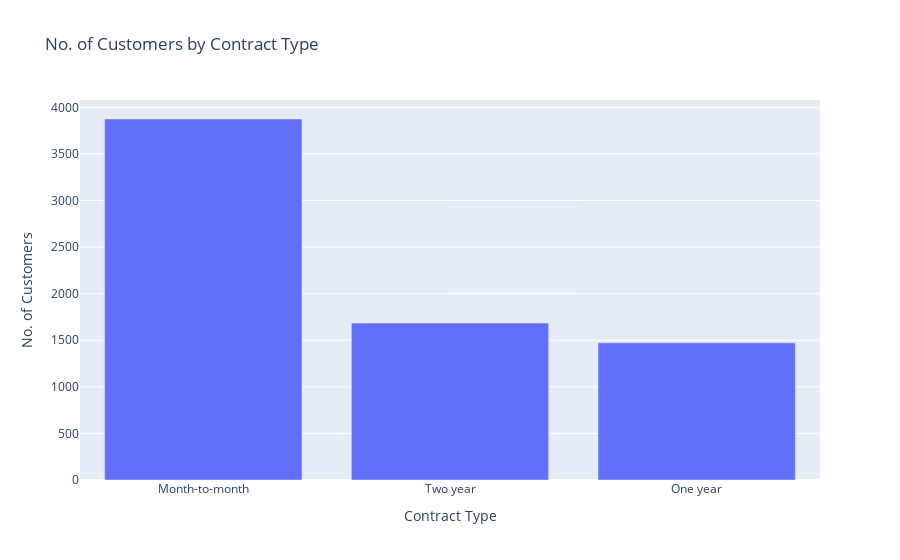

The code cell stored with this chart in its notebook:
### Code cell
import plotly.express as px

# Assuming telecom_cust is a DataFrame with a 'Contract' column
contract_counts = telecom_cust['Contract'].value_counts().reset_index()
contract_counts.columns = ['Contract', 'No. of Customers']

fig = px.bar(contract_counts, x='Contract', y='No. of Customers',
             title='No. of Customers by Contract Type')
fig.update_layout(xaxis_title='Contract Type', yaxis_title='No. of Customers')
fig.show()

### Figure 1 — Plotly figure (JSON) as saved in the notebook; plotly's stock layout.template omitted (floating-point values rounded to 4 significant figures)
{"data": [{"alignmentgroup": "True", "hovertemplate": "Contract=%{x}<br>No. of Customers=%{y}<extra></extra>", "legendgroup": "", "marker": {"color": "#636efa", "pattern": {"shape": ""}}, "name": "", "offsetgroup": "", "orientation": "v", "showlegend": false, "textposition": "auto", "type": "bar", "x": ["Month-to-month", "Two year", "One year"], "xaxis": "x", "y": [3875, 1685, 1472], "yaxis": "y"}], "layout": {"barmode": "relative", "legend": {"tracegroupgap": 0}, "title": {"text": "No. of Customers by Contract Type"}, "xaxis": {"anchor": "y", "domain": [0, 1], "title": {"text": "Contract Type"}}, "yaxis": {"anchor": "x", "domain": [0, 1], "title": {"text": "No. of Customers"}}}}
